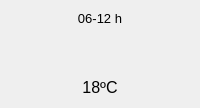
        <widget class="QFrame" name="frameCielo12">
         <property name="type" stdset="0">
          <string>value</string>
         </property>
         <layout class="QVBoxLayout" name="verticalLayoutCielo12">
          <item>
           <widget class="QLabel" name="labelHora12">
            <property name="font">
             <font>
              <pointsize>10</pointsize>
             </font>
            </property>
            <property name="text">
             <string>06-12 h</string>
            </property>
            <property name="alignment">
             <set>Qt::AlignCenter</set>
            </property>
           </widget>
          </item>
          <item>
           <widget class="QLabel" name="labelCielo12">
            <property name="minimumSize">
             <size>
              <width>40</width>
              <height>40</height>
             </size>
            </property>
            <property name="text">
             <string/>
            </property>
            <property name="pixmap">
             <pixmap>:/img/chanceflurries.png</pixmap>
            </property>
            <property name="alignment">
             <set>Qt::AlignCenter</set>
            </property>
           </widget>
          </item>
          <item>
           <widget class="QLabel" name="labelTemp12">
            <property name="font">
             <font>
              <pointsize>12</pointsize>
             </font>
            </property>
            <property name="text">
             <string>18ºC</string>
            </property>
            <property name="alignment">
             <set>Qt::AlignCenter</set>
            </property>
           </widget>
          </item>
         </layout>
        </widget>
